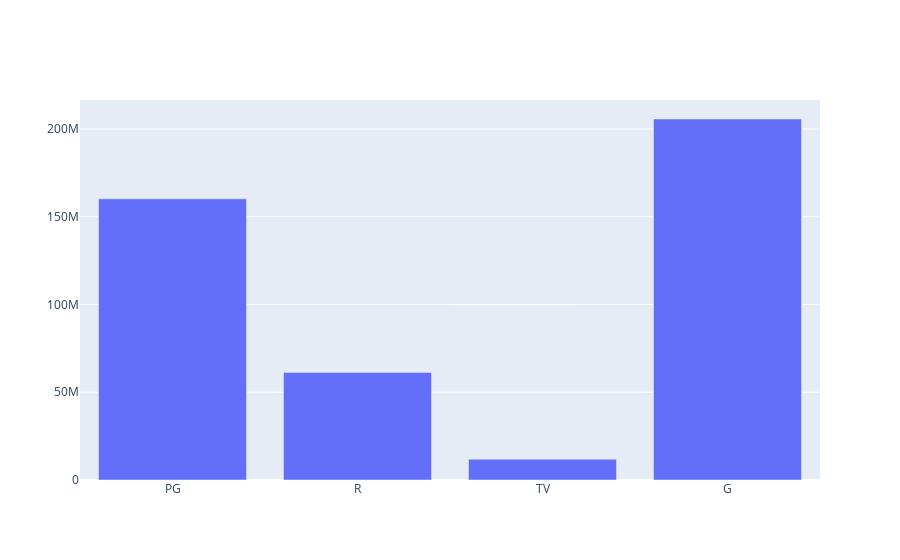

The notebook cell saved with this chart:
### Code cell
fig = plotBars(avg_rev2)
fig.show()

### Figure 1 — Plotly figure (JSON) as saved in the notebook; plotly's stock layout.template omitted (floating-point values rounded to 4 significant figures)
{"data": [{"type": "bar", "x": ["PG", "R", "TV", "G"], "y": [160200000.0, 61310000.0, 11880000.0, 205700000.0]}], "layout": {}}
